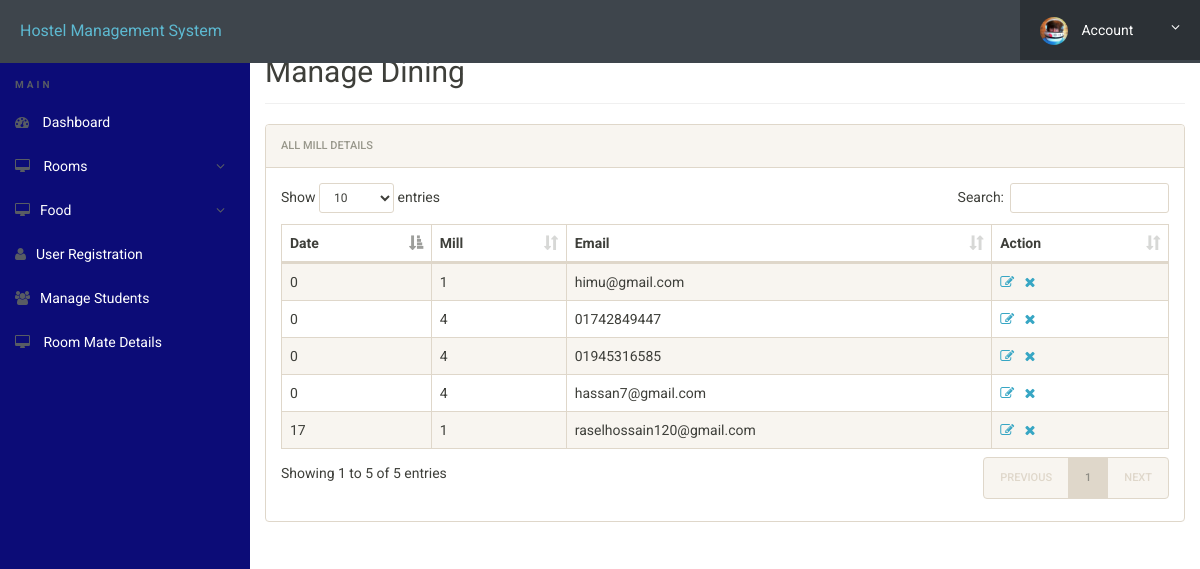
The app's page /admin/Adining.php (signed in) with its own data.
### tables this page shows
CREATE TABLE `dining` (
  `id` int(200) NOT NULL,
  `Date` int(200) NOT NULL,
  `Mill` int(200) NOT NULL,
  `Email` varchar(50) NOT NULL
);

### admin/Adining.php (the view, shortened to what this page needs)
<?php
include('includes/config.php');
?>
<!doctype html>
<html lang="en" class="no-js">
<head>
	<link rel="stylesheet" href="css/font-awesome.min.css">
	<link rel="stylesheet" href="css/bootstrap.min.css">
	<link rel="stylesheet" href="css/dataTables.bootstrap.min.css">
	<link rel="stylesheet" href="css/bootstrap-social.css">
	<link rel="stylesheet" href="css/bootstrap-select.css">
	<link rel="stylesheet" href="css/fileinput.min.css">
	<link rel="stylesheet" href="css/awesome-bootstrap-checkbox.css">
	<link rel="stylesheet" href="css/style.css">
</head>
<body>
	<?php include('includes/header.php');?>
	<div class="ts-main-content">
			<?php include('includes/sidebar.php');?>
		<div class="content-wrapper">
			<div class="container-fluid">
				<div class="row">
					<div class="col-md-12">
						<h2 class="page-title">Manage Dining</h2>
						<div class="panel panel-default">
							<div class="panel-heading">All Mill Details</div>
							<div class="panel-body">
								<table id="zctb" class="display table table-striped table-bordered table-hover" cellspacing="0" width="100%">
									<thead>
										<tr>
											<th>Date</th>
											<th>Mill</th>
											<th>Email </th>
											<th>Action</th>
										</tr>
									</thead>
									<tbody>
<?php
$ret="select * from dining";
$stmt= $mysqli->prepare($ret) ;
$stmt->execute() ;
$res=$stmt->get_result();
while($row=$res->fetch_object())
	  {
	  	?>
<td><?php echo $row->Date;?></td>
<td><?php echo $row->Mill;?></td>
<td><?php echo $row->Email;?></td>
<td><a href="Adining.php?id=<?php echo $row->id;?>"><i class="fa fa-edit"></i></a>&nbsp;&nbsp;
<a href="Adining.php?del=<?php echo $row->id;?>" onclick="return confirm("Do you want to delete");"><i class="fa fa-close"></i></a></td>
									<?php
									 } ?>
									</tbody>
								</table>
							</div>
						</div>
					</div>
				</div>
			</div>
		</div>
	</div>
</body>
</html>

### admin/css/style.css (style rules this page uses)
html { font-size: 14px; }
@media only screen and (min-width: 480px) { html { font-size: 17px; } }
@media only screen and (min-width: 768px) { html { font-size: 14px; } }
body { font-size: 1em; }
a { color: #37a6c4; }
.panel { overflow: hidden; }
.page-title { padding-bottom: 15px; margin-bottom: 20px; border-bottom: 1px solid #f0f0f0; }
.ts-main-content .content-wrapper { padding-top: 15px; margin-top: 20px; }
@media only screen and (min-width: 992px) { .ts-main-content .content-wrapper { margin-left: 250px; } }

### records on screen
dining: Date "0", Mill "1", Email "himu@gmail.com"
dining: Date "0", Mill "4", Email "01742849447"
dining: Date "0", Mill "4", Email "01945316585"
dining: Date "0", Mill "4", Email "hassan7@gmail.com"
dining: Date "17", Mill "1", Email "raselhossain120@gmail.com"
